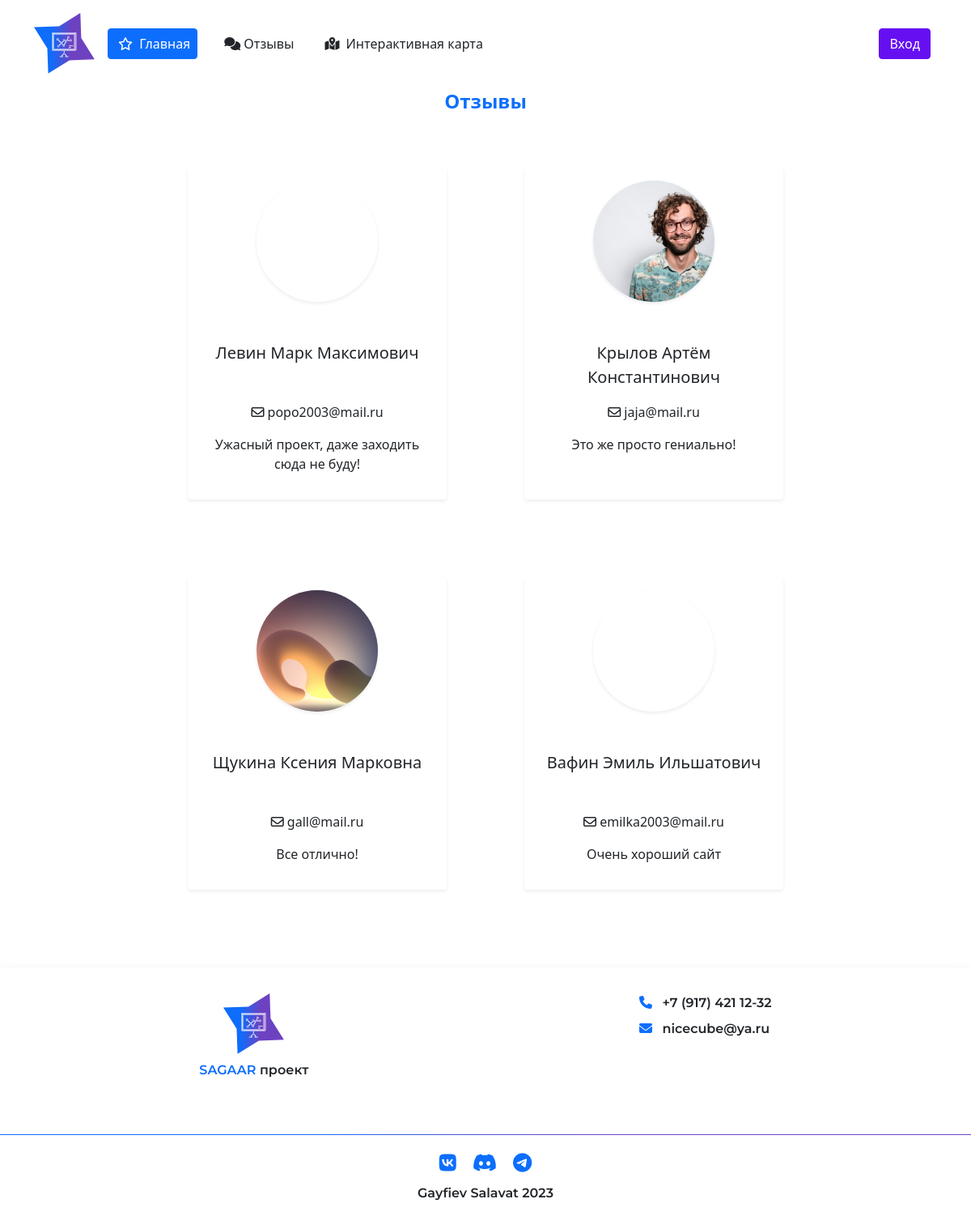
Page /comments/ on the committed database.
### app/models.py (models this page shows, shortened)
class CommentUser(models.Model): # комментарии
    user = models.ForeignKey(CustomUser, on_delete=models.CASCADE, verbose_name='Пользователь') # пользователь
    create_date_comment = models.DateTimeField('Дата создания комментария',auto_now_add=True) # дата создания комментария
    posted = models.BooleanField('Отображается или нет', default=False) # одобрение
    comment = models.TextField('Комментарий', max_length=500) # сообщение
    class Meta: # отображение модели на русском языке
        verbose_name = 'Комментарий'
        verbose_name_plural = 'Комментарии'

class CustomUser(AbstractUser): # пользователь
    patronymic = models.CharField('Отчество', max_length=50, null=True) # отчество
    avatar = models.ImageField('Аватарка', upload_to='users/', null=True) # аватарка

### app/views.py (the view)
# urls.py: path('comments/', views.getCommentsAllView, name = 'coms'),
def getCommentsAllView(req): # получение страницы со всеми отзывами
    page_name = 'comments.html' # сама страница
    obj = CommentUser.objects.filter(posted=True).order_by('-create_date_comment') # простой запрос, где идет получение отзывов, которые одобрены и по дате отправки.
    values = { # переменная словарь для отправки на страницу
        'obj':obj
    }
    return render(req, page_name, values) # рендеринг страницы

### app/templates/comments.html (shortened to what this page needs)
{% extends './base.html' %}
{% load static %}
{% block content %}
<div class="container">
    <p class = 'text-center fs-4 fw-bold text-primary'>Отзывы</p>
    <div class="comment_content d-flex mt-3 flex-wrap justify-content-center">
        {% for o in obj %}
            <div class="box-comment shadow-sm rounded d-flex flex-column align-items-center p-3 m-5" style = 'min-width: 320px; max-width: 320px; min-height: 200px;'>
                <div class = 'avatar shadow-sm rounded-circle' style = '
                    height:150px;
                    width: 150px;
                    background-image: url("{{o.user.avatar.url}}");
                    background-repeat:no-repeat;
                    background-position:center;
                    background-size:cover;
                    '></div>
                <div class ='mt-5'>
                    <p class = 'fs-5 text-center mx-auto' style="min-height: 60px;"> {{ o.user.last_name }} {{ o.user.first_name }} {{ o.user.patronymic }} </p>
                    <p class = 'text-center'>  <i class="fa-regular fa-envelope"></i> {{ o.user.email }} </p>
                    <p class = 'text-center'> {{ o.comment }} </p>
                </div>
            </div>
        {% empty %}
            <p class = 'text-center text-danger fs-2'>В бд пусто.</p>
        {% endfor %}
    </div>
</div>
{% endblock content %}

### app/templates/base.html (shortened to what this page needs)
<!DOCTYPE html>
{% load static %}
<html lang="ru">
<head>
    <link rel="stylesheet" href="{% static 'css/bootstrap.min.css' %}">
    <link rel="stylesheet" href="{% static 'css/style.css' %}">
    <link href="{% static 'fontawesomefree/css/fontawesome.css' %}" rel="stylesheet" type="text/css">
    <link href="{% static 'fontawesomefree/css/brands.css' %}" rel="stylesheet" type="text/css">
    <link href="{% static 'fontawesomefree/css/solid.css' %}" rel="stylesheet" type="text/css">
</head>
<body class = 'd-flex flex-column justify-content-between' style = 'min-height: 100vh;'>
    <header>
        <div class="p-3">
            <div class="container">
                <div class="d-flex flex-wrap align-items-center justify-content-center justify-content-lg-start">
                    <ul class="nav col-12 col-lg-auto me-lg-auto mb-2 d-flex align-items-center mb-md-0">
                        <li>
                            <img src="{% static 'media/logo.svg' %}" width="75px" alt="logo" style = "user-select: none;">
                        </li>
                        <li class ='mx-2'>
                            <a href="{% url 'home' %}" class=" px-2 btn btn-primary mx-2">
                                <i class="fa-regular fa-star mx-1"></i>
                                Главная
                            </a>
                        </li>
                        <li>
                            <a href="{% url 'coms' %}" class=" px-2 btn mx-2">
                                <i class="fa-solid fa-comments"></i>
                                Отзывы
                            </a>
                        </li>
                        <li>
                            <a href="{% url 'map' %}" class=" px-2 btn mx-2">
                                <i class="fa-solid fa-map-location-dot mx-1"></i>
                                Интерактивная карта
                            </a>
                        </li>
                    </ul>
                    <div class="text-end d-flex align-items-center">
                        {% if request.user.is_authenticated %}
                            {% if request.user.is_superuser %}
                                <a href="{% url 'admin:index' %}" class='btn mx-2'><i class="fa-solid fa-user text-primary mx-2"></i> {{ request.user.username }}</a>
                            {% else %}
                                <div class = "avatar shadow rounded-circle" style = '
                                width: 35px;
                                height:35px;
                                background-image: url("{{request.user.avatar.url}}");
                                background-repeat:no-repeat;
                                background-position:center;
                                background-size:cover;
                                '>
                                </div>
                                <a href = "{% url 'profile' %}" class='btn mx-2'>
                                    {{ request.user.username }}</a>
                            {% endif %}
                            <div>
                                <a class="btn btn-danger me-2" href="{% url 'logout' %}"> <i class="fa-solid fa-door-open"></i>
                                    Выход</a>
                            </div>
                            {% else %}
                            <a class="btn btn-indigo me-2" href="{% url 'login' %}">Вход</a>
                        {% endif %}
                    </div>
                </div>
            </div>
        </div>
    </header>
    <section class="main">
        {% block content %}
        {% endblock content %}
    </section>
    <footer class = "mt-5 d-flex flex-column justify-content-center shadow pt-3" style='min-height: 250px;'>
        <div class="container d-flex justify-content-around p-3" style = 'min-height: 190px;'>
            <div class = 'd-flex flex-column align-items-center' style = 'max-width: 350px;'>
                <img src="{% static 'media/logo.svg' %}" width="75px" alt="logo" style = 'user-select: none;'>
                <p class = 'mt-2' style="font-family:'Montserrat-SemiBold';"><span class = 'text-uppercase fw-bold text-primary'>sagaar</span> проект</p>
            </div>
            <div class = 'd-flex flex-column'>
                <a class = 'text-primary' href="tel:89174121232" style="font-family:'Montserrat-SemiBold'">
                    <i class="fa-solid fa-phone mx-2"></i>
                    <span class = 'text-dark fw-bold'>+7 (917) 421 12-32</span>
                </a>
                <a class = 'text-primary mt-2' href="mailto:nicecube@ya.ru" style="font-family:'Montserrat-SemiBold'">
                    <i class="fa-solid fa-envelope mx-2"></i>
                    <span class = 'text-dark fw-bold'>nicecube@ya.ru</span>
                </a>
            </div>
        </div>
        <div style = 'height:1px; background: linear-gradient(90deg, #0E6DFC 27.79%, #6D42C1 61.7%);'></div>
        <div class="container d-flex flex-column align-items-center justify-content-center mt-3">
            <div>
                <a class = "fs-4 mx-2 text-primary" href="#"><i class="fa-brands fa-vk"></i></a>
                <a class = "fs-4 mx-2 text-primary" href="#"><i class="fa-brands fa-discord"></i></a>
                <a class = "fs-4 mx-2 text-primary" href="#"><i class="fa-brands fa-telegram"></i></a>
            </div>
            <div class = 'mt-2'>
                <p class = 'fw-bold' style="font-family:'Montserrat-SemiBold'">Gayfiev Salavat 2023</p>
            </div>
        </div>
    </footer>
</body>
</html>

### app/static/css/style.css (style rules this page uses)
a { text-decoration: none; }

### rows in the picture
CommentUser: user.last_name "Левин", user.first_name "Марк", user.patronymic "Максимович", user.email "popo2003@mail.ru", comment "Ужасный проект, даже заходить сюда не буду!"
CommentUser: user.avatar (picture), user.last_name "Крылов", user.first_name "Артём", user.patronymic "Константинович", user.email "jaja@mail.ru", comment "Это же просто гениально!"
CommentUser: user.avatar (picture), user.last_name "Щукина", user.first_name "Ксения", user.patronymic "Марковна", user.email "gall@mail.ru", comment "Все отлично!"
CommentUser: user.last_name "Вафин", user.first_name "Эмиль", user.patronymic "Ильшатович", user.email "emilka2003@mail.ru", comment "Очень хороший сайт"
